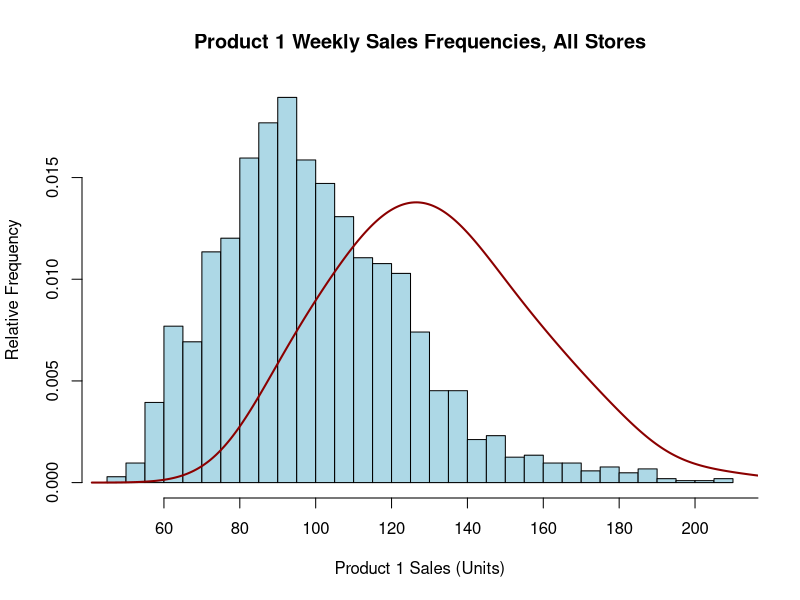
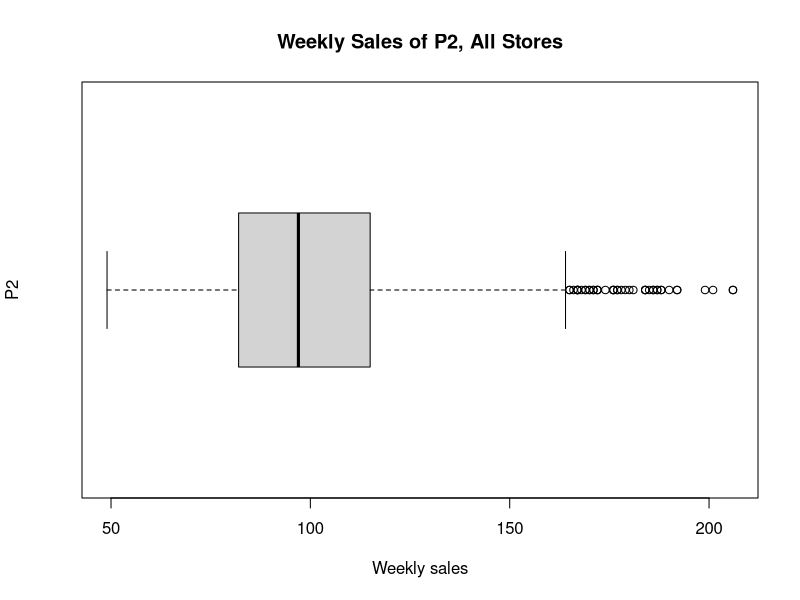
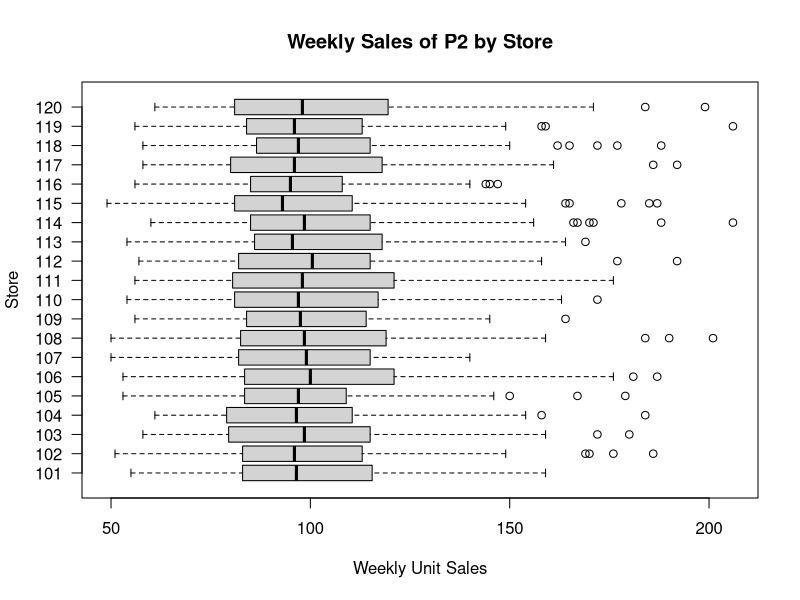
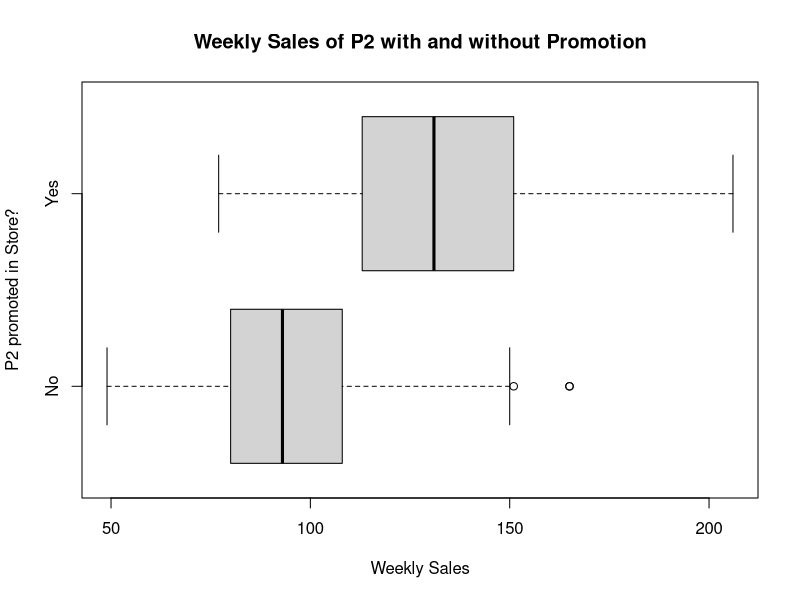
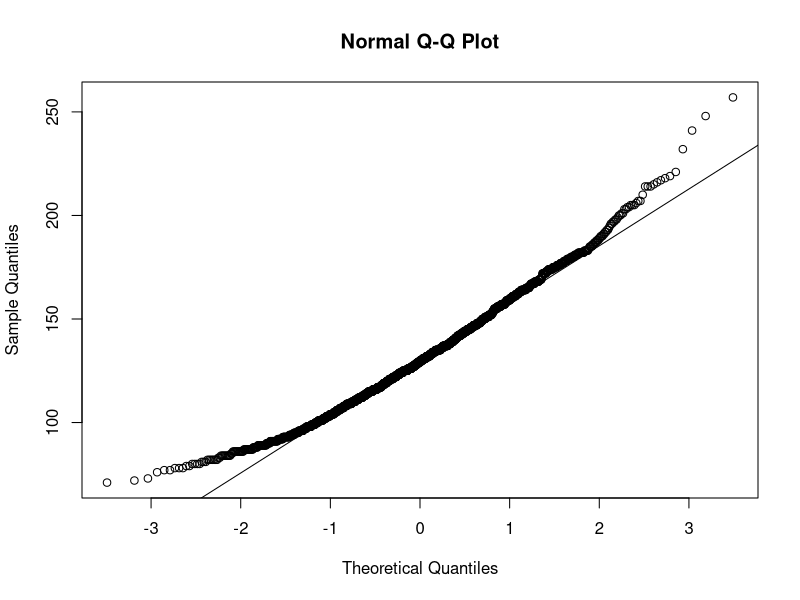
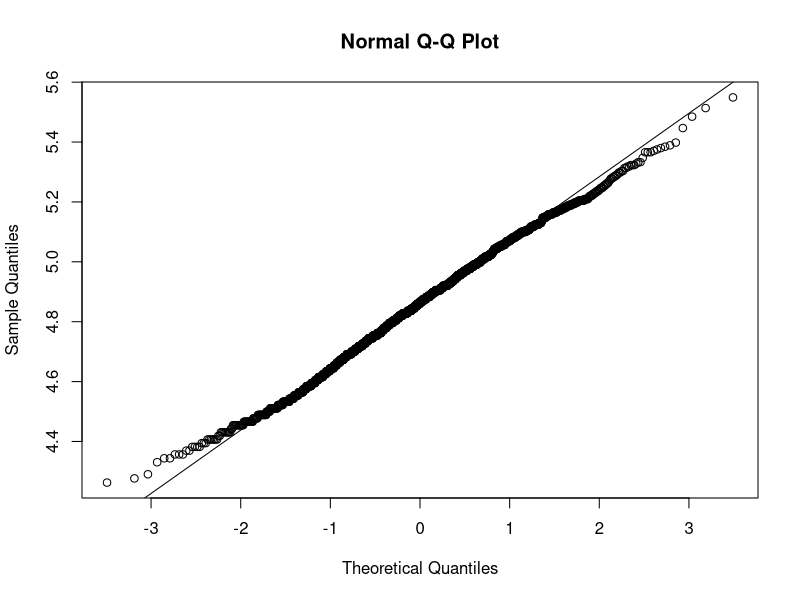
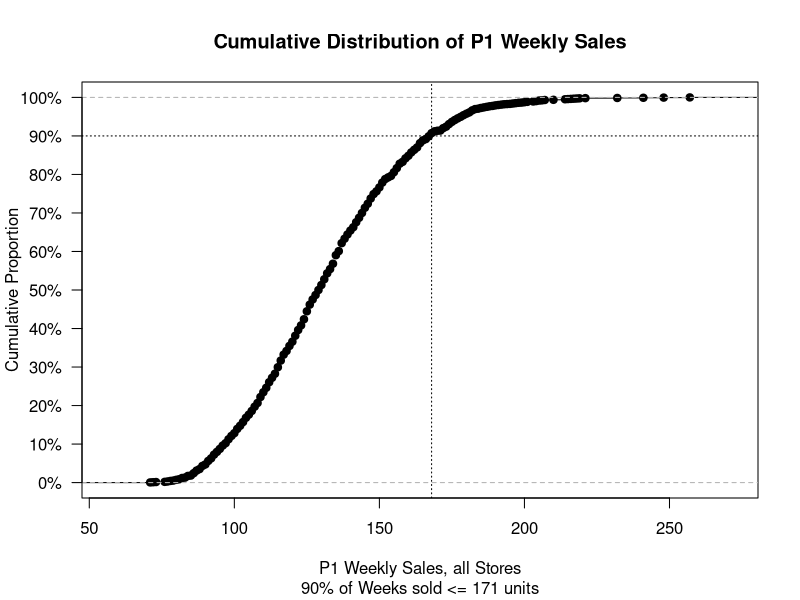
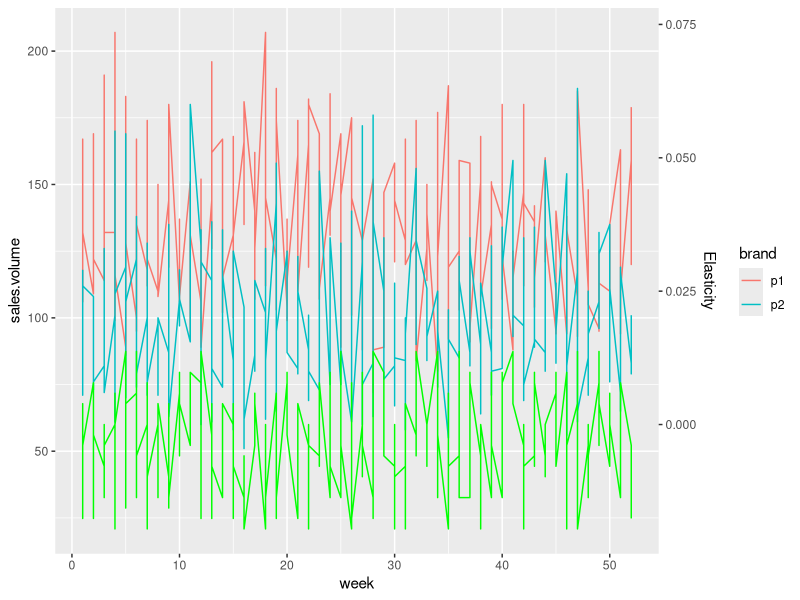

Source code (R) for these figures, in order: (Note: this script raises an error after producing the figures.)
'PRICE AND PROMOTIONS - SIMULATING DATA POINTS - Several Countries and Stores'
'======================================='

library(ggplot2)
rm(list=ls())

'create data structure that will hold the data, a simulation of sales for the two products in 20
20 stores over 2 years with prices and promotions status'

k.stores <- 20
k.weeks <- 52 * 2

store.df <- data.frame(matrix(NA,ncol = 10,nrow = k.stores*k.weeks))
names(store.df) <- c("storeNum","Year","Week","p1sales","p2sales","p1price","p2price",
                     "p1prom","p2prom","country")
dim(store.df)

store.num <- 101:(100 + k.stores)

(store.cty <- c(rep("US",3),rep("DE",5),rep("GB",3),rep("BR",2),rep("JP",4),rep("AU",1),rep("CN",2)))
length(store.cty)

store.df$storeNum <- rep(store.num,each=k.weeks)
store.df$country <- rep(store.cty,each=k.weeks)

rm(store.num,store.cty)

(store.df$Week <- rep(1:52,times=k.stores*2))

(store.df$Year <- rep(rep(1:2,each=k.weeks/2),times = k.stores))

str(store.df)

'Using factor in Store Number and Country'
store.df$storeNum <- factor(store.df$storeNum)
store.df$country <- factor(store.df$country)
str(store.df)

'generating randon data points for prices and promotions - 10% and 15% promoted'
'set.seed(2)'
store.df$p1prom <- rbinom(n=nrow(store.df),size = 1,p=0.1)
store.df$p2prom <- rbinom(n=nrow(store.df),size = 1,p=0.15)

'generating randon data points for prices and promotions - price between intervals'
store.df$p1price <- sample(x = c(2.19,2.29,2.49,2.79,2.99),size = nrow(store.df),replace=TRUE)
store.df$p2price <- sample(x = c(2.29,2.49,2.59,2.99,3.19),size = nrow(store.df),replace=TRUE)

'generating sales'
'create sales in the absence of promotions'
tmp.sales1 <- rpois(nrow(store.df),lambda = 120)
tmp.sales2 <- rpois(nrow(store.df),lambda = 100)

store.df

tmp.sales1 <- tmp.sales1 * log(store.df$p2price/log(store.df$p1price))
tmp.sales2 <- tmp.sales2 * log(store.df$p1price/log(store.df$p2price))

'final sales get a 30% or 40% lift when promoted'
store.df$p1sales <- floor(tmp.sales1 * (1 + store.df$p1prom * 0.3))
store.df$p2sales <- floor(tmp.sales2 * (1 + store.df$p2prom * 0.4))

'Histogram'
hist(store.df$p2sales,
     main = "Product 1 Weekly Sales Frequencies, All Stores",
     xlab = "Product 1 Sales (Units)",
     ylab = "Relative Frequency",
     breaks = 30,
     col="lightblue",
     freq = FALSE,
     xaxt="n")
axis(side = 1,at=seq(60,300,by=20))
lines(density(store.df$p1sales,bw=10),type="l",col="darkred",lwd=2)

'BoxPlot'
boxplot(store.df$p2sales, xlab="Weekly sales", ylab="P2",main="Weekly Sales of P2, All Stores", horizontal = TRUE)
boxplot(store.df$p2sales ~ store.df$storeNum, horizontal=TRUE, ylab="Store",xlab="Weekly Unit Sales", las=1,main="Weekly Sales of P2 by Store")
boxplot(p2sales ~ p2prom, data=store.df, horizontal=TRUE,yaxt="n",ylab="P2 promoted in Store?",xlab="Weekly Sales",
        main="Weekly Sales of P2 with and without Promotion")
axis(side = 2, at=c(1,2),labels = c("No","Yes"))


'QQ Plot to Check Normality'
qqnorm(store.df$p1sales)
qqline(store.df$p1sales)

qqnorm(log(store.df$p1sales))
qqline(log(store.df$p1sales))

plot(ecdf(store.df$p1sales),
     main = "Cumulative Distribution of P1 Weekly Sales",
     ylab = "Cumulative Proportion",
     xlab = c("P1 Weekly Sales, all Stores", "90% of Weeks sold <= 171 units"),
     yaxt = "n")

axis(side = 2, at=seq(0,1, by=0.1), las=1 , labels = paste(seq(0,100,by=10),"%",sep = ""))
abline(h=0.9,lty=3)
abline (v=quantile(store.df$p1sales,pr=0.9),lty=3)

'Aggregate by'
by(store.df$p1sales,store.df$storeNum,mean)
by(store.df$p1sales,list(store.df$storeNum,store.df$Year),mean)

aggregate(store.df$p1sales,by=list(country=store.df$country,store=store.df$storeNum),sum)


'plot with weekly sales and Units sold for One Country'
# UnitsVolume1Chart <- aggregate(store.df$p1sales ~ store.df$Week,FUN=sum,subset = store.df$country=='US')
# plot(UnitsVolume1Chart,xlab = "Weeks",ylab="Sales of Units",type="l",main="Weekly Units Sold",
#      ylim=c(min(UnitsVolume1Chart$`store.df$p1sales` - 100),
#             max(UnitsVolume1Chart$`store.df$p1sales` + 50)))


'Create Price Difference and Price Elasticity'
store.df$PriceDiff <- store.df$p1price - store.df$p2price
AVGVol1<-mean(store.df[store.df$country == 'US', ]$p1sales)
  
  

AVGPrice1 <- mean(store.df[store.df$country == 'US',]$p1price)

US <- subset(store.df,store.df$country=='US')
head(US)
US$El <- (US$PriceDiff/AVGVol1)*AVGPrice1

#PLOT with GGPLOT===================================================================

plot.data <- data.frame(
  week = US$Week,
  sales.volume = c(US$p1sales, US$p2sales),
  brand = c(rep("p1", nrow(US)), rep("p2", nrow(US)))
)

tail(plot.data)

Example <- ggplot(plot.data, aes(week, sales.volume, color=brand)) +
  geom_line() +
  geom_line(data=US, aes(Week, (El + 0.03)/0.0005), color="green") +
  scale_y_continuous(sec.axis = sec_axis(~.*0.0005 - 0.03, name = "Elasticity"))

Example

# 'Get the data Out'
setwd("~/Desktop")
write.csv("store.df",file = "PP.csv",row.names = 1)


















